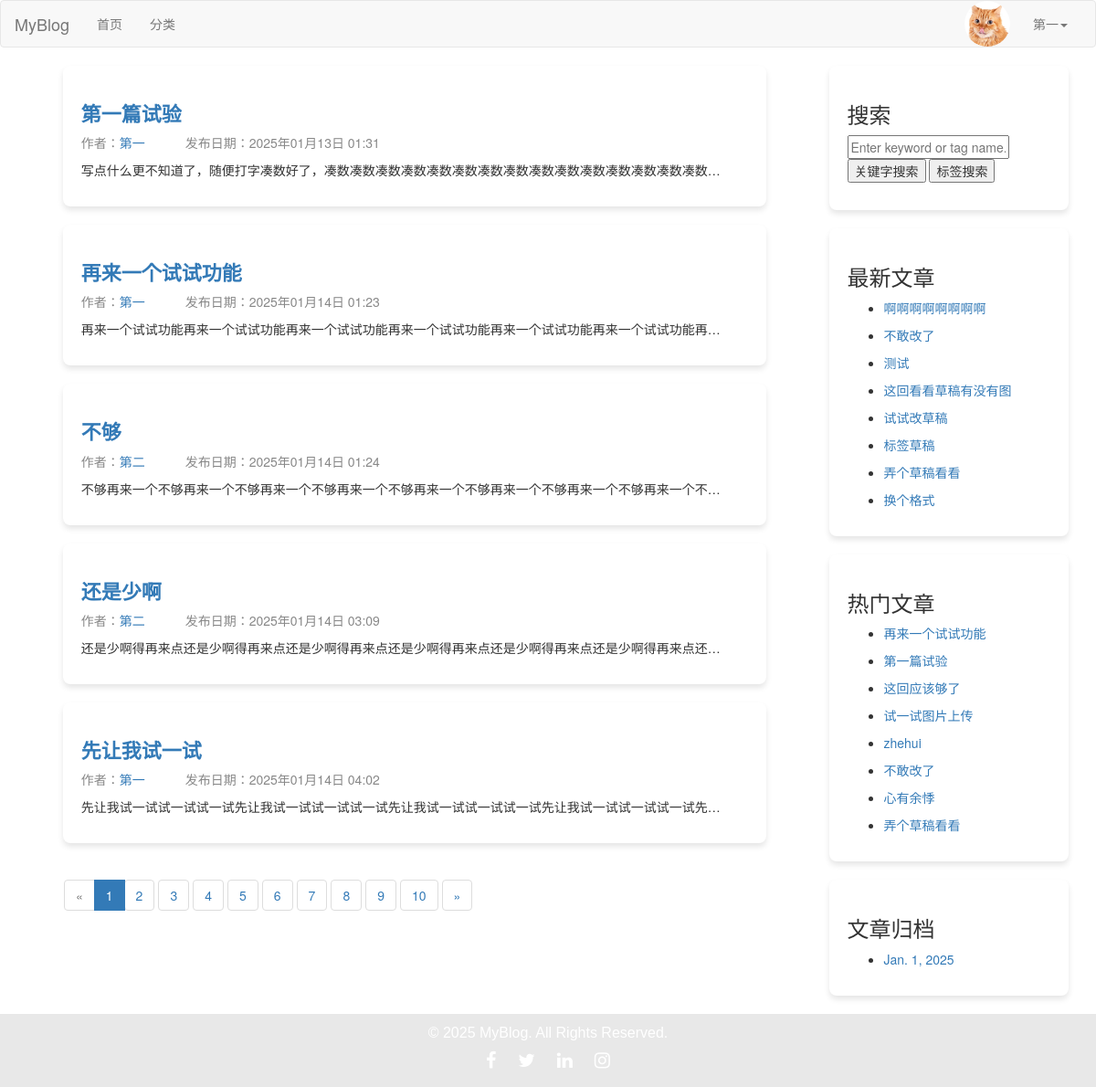
The page / (signed in) on the database its author committed.
### users/models.py (models this page shows, shortened)
class UserProfile(models.Model):
    USER_GENDER_TYPE = (
        ('male','男'),
        ('female','女'),
    )
    owner = models.OneToOneField(User, on_delete=models.CASCADE, verbose_name='用户')
    nickname=models.CharField(verbose_name='昵称',max_length=23,blank=True,null=True)
    birthday=models.DateTimeField(verbose_name='生日',blank=True,null=True)
    gender=models.CharField(verbose_name='性别', choices=USER_GENDER_TYPE,max_length=6,default='male')
    image=models.ImageField(verbose_name='用户头像',upload_to=user_avatar_upload_to,default='image/default.jpg',max_length=255)
    desc=models.TextField(verbose_name='个人简介',max_length=200,blank=True,default='')
    signature=models.CharField(verbose_name='个性签名',max_length=50,blank=True,default='')

### blog/models.py (models this page shows, shortened)
class Post(models.Model):
    DRAFT = 'draft'
    PUBLISHED = 'published'
    STATUS_CHOICES = [
        (DRAFT, '草稿'),
        (PUBLISHED, '已发布'),
    ]
    title = models.CharField(max_length=61, verbose_name="文章标题")
    desc = models.TextField(max_length=200, blank=True, default="", verbose_name="文章描述")
    category = models.ForeignKey(Category, on_delete=models.CASCADE, verbose_name="分类")
    content = models.TextField(verbose_name="文章详情")
    tags = models.ManyToManyField(Tag, related_name='posts', verbose_name="文章标签")  # 修改为 ManyToManyField
    owner = models.ForeignKey(User, on_delete=models.CASCADE, verbose_name="作者")
    is_hot = models.BooleanField(default=False, verbose_name='是否热门')
    pv = models.IntegerField(default=0, verbose_name='浏览量')
    add_date = models.DateTimeField(auto_now_add=True, verbose_name="添加时间")
    pub_date = models.DateTimeField(auto_now=True, verbose_name="修改时间")
    status = models.CharField(max_length=10, choices=STATUS_CHOICES, default=DRAFT, verbose_name="状态")
    liked_users = models.ManyToManyField(
        User,
        related_name="liked_posts",
        blank=True,
        verbose_name="点赞用户",
    )
    favorited_users = models.ManyToManyField(
        User,
        related_name="favorited_posts",
        blank=True,
        verbose_name="收藏用户",
    )
    class Meta:
        verbose_name = "文章"
        verbose_name_plural = verbose_name

class Sidebar(models.Model):
    STATUS = (
        (1,'隐藏'),
        (2,'展示')
    )
    DISPLAY_TYPE = (
        (1,'搜索'),
        (2,'最新文章'),
        (3,'最热文章'),
        (4,'最近评论'),
        (5,'文章归档'),
        (6,'HTML')
    )
    title = models.CharField(max_length=50,verbose_name='模块名称')
    display_type = models.PositiveIntegerField(default=1,choices=DISPLAY_TYPE,verbose_name="展示类型")
    content = models.CharField(max_length=500,blank=True,default='',verbose_name="内容", help_text='如果设置的不是HTML类型，可为空')
    sort = models.PositiveIntegerField(default=1,verbose_name='排序',help_text='序号越大越靠前')
    status = models.PositiveIntegerField(default=2,choices=STATUS,verbose_name='状态')
    add_date = models.DateTimeField(auto_now_add=True,verbose_name="创建时间")
    class Meta:
        verbose_name="侧边栏"
        verbose_name_plural = verbose_name
        ordering = ['-sort']
    @classmethod
    def get_sidebar(cls):
        return cls.objects.filter(status=2)
    @property
    def get_content(self):
        if self.display_type == 1:
            context = {
            }
            return render_to_string('sidebar/search.html', context=context)
        elif self.display_type == 2:
            context = {
            }
            return render_to_string('sidebar/new_post.html', context=context)
        elif self.display_type == 3:
            context = {
            }
            return render_to_string('sidebar/hot_post.html', context=context)
        elif self.display_type == 4:
            context = {
            }
            return render_to_string('comment.html', context=context)
        elif self.display_type == 5:
            context = {
            }
            return render_to_string('sidebar/archives.html', context=context)
        elif self.display_type == 6:
            return self.content

### blog/views/index.py (the view)
# urls.py: path('', index.index, name='index'),
def index(request):
    post_list = Post.objects.filter(status=Post.PUBLISHED)
    paginator = Paginator(post_list, 5)  # 每页 5 篇文章
    page = request.GET.get('page')  # 获取当前页码
    try:
        posts = paginator.page(page)
    except PageNotAnInteger:
        posts = paginator.page(1)  # 如果页码不是整数，返回第一页
    except EmptyPage:
        posts = paginator.page(paginator.num_pages)  # 如果超出页码范围，返回最后一页
    context = {'post_list': posts}
    return render(request, 'index.html', context)

### blog/templatetags/category.py (called while the page is built)
@register.simple_tag
def get_sidebar_list():
    return Sidebar.get_sidebar()

@register.simple_tag
def get_new_post():
    return Post.objects.order_by('-pub_date')[:8]

@register.simple_tag
def get_hot_pv_post():
    return Post.objects.order_by('-pv')[:8]

@register.simple_tag
def get_archives():
    return Post.objects.dates('add_date', 'month', order='DESC')[:8]

### blog/templates/index.html (shortened to what this page needs)
{% extends 'layout/base.html' %}
{% load static %}
{% load category %}
{% block css %}
    <link rel="stylesheet" href="{% static 'css/blog.css' %}">
{% endblock %}
{% block content_left %}
    <section class="section">
        <div class="container blog-container">
            {% for post in post_list %}
                <div class="box blog-box">
                    <h1 class="title small-title"><a href="{% url 'blog:post_detail' post.id %}">{{ post.title }}</a>
                    </h1>
                    <p class="subtitle post-info">
                        <span class="author">作者：<a href="{% url 'blog:author_profile' post.owner.id %}">{{ post.owner.username }}</a></span>
                        <span class="date">发布日期：{{ post.add_date|date:"Y年m月d日 H:i" }}</span>
                    </p>
                    <p>{{ post.content|truncatechars:50 }}</p>
                </div>
            {% endfor %}
        </div>
        <nav aria-label="Page navigation">
            <ul class="pagination">
                {% if post_list.has_previous %}
                    <li>
                        <a href="?page={{ post_list.previous_page_number }}" aria-label="Previous">
                            <span aria-hidden="true">«</span>
                        </a>
                    </li>
                {% else %}
                    <li class="disabled">
                        <span aria-hidden="true">«</span>
                    </li>
                {% endif %}
                {% for num in post_list.paginator.page_range %}
                    {% if post_list.number == num %}
                        <li class="active">
                            <span>{{ num }} <span class="sr-only">(current)</span></span>
                        </li>
                    {% else %}
                        <li>
                            <a href="?page={{ num }}">{{ num }}</a>
                        </li>
                    {% endif %}
                {% endfor %}
                {% if post_list.has_next %}
                    <li>
                        <a href="?page={{ post_list.next_page_number }}" aria-label="Next">
                            <span aria-hidden="true">»</span>
                        </a>
                    </li>
                {% else %}
                    <li class="disabled">
                        <span aria-hidden="true">»</span>
                    </li>
                {% endif %}
            </ul>
        </nav>
    </section>
{% endblock %}

### blog/templates/layout/base.html (shortened to what this page needs)
{% load static %}
{% load category %}
<!DOCTYPE html>
<html lang="en">
<head>
    <link rel="stylesheet" href="{% static 'plugin/bootstrap/css/bootstrap.css' %}">
    <link rel="stylesheet" href="{% static 'plugin/font-awesome/css/font-awesome.min.css' %}">
    <link rel="stylesheet" href="{% static 'css/blog.css' %}">
    {% block css %}
    {% endblock %}
</head>
<body>
<nav class="navbar navbar-default">
    <div class="container-fluid">
        <div class="navbar-header">
            <a class="navbar-brand" href="{% url 'blog:index' %}">MyBlog</a>
        </div>
        <div class="collapse navbar-collapse" id="bs-example-navbar-collapse-1">
            <ul class="nav navbar-nav">
                <li><a href="{% url 'blog:index' %}">首页<span class="sr-only">(current)</span></a></li>
                <li><a href="{% url 'blog:category_list' %}">分类</a></li>
            </ul>
            <ul class="nav navbar-nav navbar-right">
                {% if request.user.is_authenticated %}
                    <li class="user-avatar">
                        <img src="{{ request.user.userprofile.image.url }}" alt="User Avatar" class="avatar-img">
                    </li>
                    <li class="dropdown">
                        <a href="#" class="dropdown-toggle" data-toggle="dropdown" role="button" aria-haspopup="true"
                           aria-expanded="false">
                            {{ request.user.username }}<span class="caret"></span>
                        </a>
                    </li>
                {% else %}
                    <li><a href="{% url 'users:login' %}">登录</a></li>
                    <li><a href="{% url 'users:register' %}" target="_blank">注册</a></li>
                {% endif %}
            </ul>
        </div>
    </div>
</nav>
{% block content %}
    <div class="container content-container">
        <div class="row">
            <div class="col-md-9 content-left">
                {% block content_left %}
                {% endblock %}
            </div>
            <div class="col-md-3 content-right">
                {% block content_right %}
                    {% get_sidebar_list as sidebar_list %}
                    {% for sidebar in sidebar_list %}
                        <div class="blog-box">
                            <h3>{{ sidebar.title }}</h3>
                            <p>{{ sidebar.get_content|safe }}</p>
                        </div>
                    {% endfor %}
                {% endblock %}
            </div>
        </div>
    </div>
{% endblock %}
{% block footer %}
    <footer class="footer">
        <div class="container text-center">
            <p>© 2025 MyBlog. All Rights Reserved.</p>
            <div class="social-icons">
                <a href="#" class="social-icon"><i class="fa fa-facebook"></i></a>
                <a href="#" class="social-icon"><i class="fa fa-twitter"></i></a>
                <a href="#" class="social-icon"><i class="fa fa-linkedin"></i></a>
                <a href="#" class="social-icon"><i class="fa fa-instagram"></i></a>
            </div>
        </div>
    </footer>
{% endblock %}
</body>
</html>

### blog/templates/sidebar/search.html
<form method="GET" class="search-form">
    <input
        type="text"
        name="query"
        placeholder="Enter keyword or tag name..."
        value="{{ request.GET.query|default_if_none:'' }}"
        class="search-input"
    >
    <button type="submit" formaction="{% url 'blog:search' %}" class="search-button">关键字搜索</button>
    <button type="submit" formaction="{% url 'blog:tag_search' %}" class="search-button">标签搜索</button>
</form>

### blog/templates/sidebar/new_post.html
{% load category %}
{% get_new_post as post_list %}
{% for post in post_list %}
    <ul>
    <li><a href="{% url 'blog:post_detail' post.id %}">{{ post.title }}</a> </li>
    </ul>
{% endfor %}

### blog/templates/sidebar/hot_post.html
{% load category %}
{% get_hot_pv_post as post_list %}
{% for post in post_list %}
    <ul>
    <li><a href="{% url 'blog:post_detail' post.id %}">{{ post.title }}</a> </li>
    </ul>
{% endfor %}

### blog/templates/sidebar/archives.html
{% load category %}
{% get_archives as archives_list %}
{% for archive in archives_list %}
    <ul>
    <li><a href="{% url 'blog:archives' archive.year archive.month %}">{{ archive }}</a> </li>
    </ul>
{% endfor %}

### static/css/blog.css (style rules this page uses)
.user-avatar { display: inline-block; vertical-align: middle; margin-right: 10px; }
.avatar-img { width: 50px; height: 50px; border-radius: 50%; object-fit: cover; }
.footer { background-color: #E8E8E8; color: #fff; padding: 10px 0; font-family: 'Arial', sans-serif; text-align: center; height: 80px; }
.footer p { font-size: 16px; margin-bottom: 5px; }
.social-icons { margin-top: 5px; }
.social-icon { margin: 0 10px; color: #fff; font-size: 20px; transition: color 0.3s ease; }
.blog-container { max-width: 800px; margin: 0 auto; }
.small-title { font-size: 22px; font-weight: bold; }
.post-info { color: #888; margin-top: 10px; }
.author { margin-right: 40px; }
.date { color: #888; }
.blog-box { padding: 20px; background-color: #fff; margin-bottom: 20px; box-shadow: 0px 4px 6px rgba(0, 0, 0, 0.1); border-radius: 8px; }
.pagination { margin: 20px 0; margin-left: 40px; }
.pagination a { margin: 0 5px; padding: 5px 10px; background-color: #007bff; color: white; border-radius: 4px; text-decoration: none; }

### rows shown on the page
Post: title "第一篇试验", owner.username "第一", add_date "2025年01月13日 01:31", content "写点什么更不知道了，随便打字凑数好了，凑数凑数凑数凑数凑数凑数凑数凑数凑数凑数凑数凑数凑数凑数凑数…"
Post: title "再来一个试试功能", owner.username "第一", add_date "2025年01月14日 01:23", content "再来一个试试功能再来一个试试功能再来一个试试功能再来一个试试功能再来一个试试功能再来一个试试功能再…"
Post: title "不够", owner.username "第二", add_date "2025年01月14日 01:24", content "不够再来一个不够再来一个不够再来一个不够再来一个不够再来一个不够再来一个不够再来一个不够再来一个不…"
Post: title "还是少啊", owner.username "第二", add_date "2025年01月14日 03:09", content "还是少啊得再来点还是少啊得再来点还是少啊得再来点还是少啊得再来点还是少啊得再来点还是少啊得再来点还…"
Post: title "先让我试一试", owner.username "第一", add_date "2025年01月14日 04:02", content "先让我试一试试一试试一试先让我试一试试一试试一试先让我试一试试一试试一试先让我试一试试一试试一试先…"
Sidebar: title "搜索"
Sidebar: title "最新文章"
Post: title "啊啊啊啊啊啊啊啊"
Post: title "不敢改了"
Post: title "测试"
Post: title "这回看看草稿有没有图"
Post: title "试试改草稿"
Post: title "标签草稿"
Post: title "弄个草稿看看"
Post: title "换个格式"
Sidebar: title "热门文章"
Post: title "这回应该够了"
Post: title "试一试图片上传"
Post: title "zhehui"
Post: title "心有余悸"
Sidebar: title "文章归档", archives_list "Jan. 1, 2025"

### other values the page prints
{{ request.user.username }} "第一"
{{ num }} "1"
{{ num }} "2" "3" "4" "5" "6" "7" "8" "9" "10"
